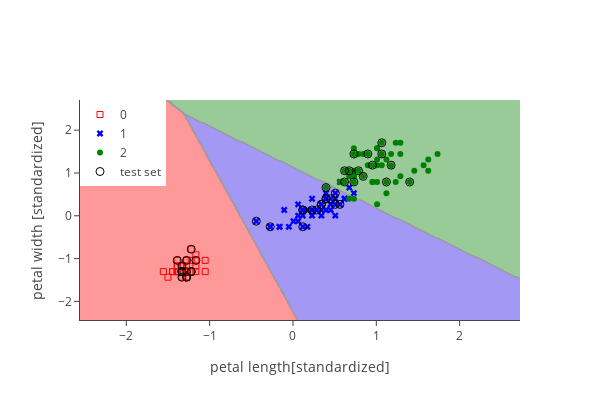

The code cell stored with this chart in its notebook:
### Code cell
from sklearn.linear_model import LogisticRegression
lr = LogisticRegression(C=100.0,random_state=1)
lr.fit(X_train_std,y_train)

fig=plot_decision_regions_plotly(X_combined_std, y_combined, classifier=lr,test_idx=range(105,150))
fig['layout']['xaxis'].update(title = 'petal length[standardized]')
fig['layout']['yaxis'].update(title = 'petal width [standardized]')
iplot(fig)
